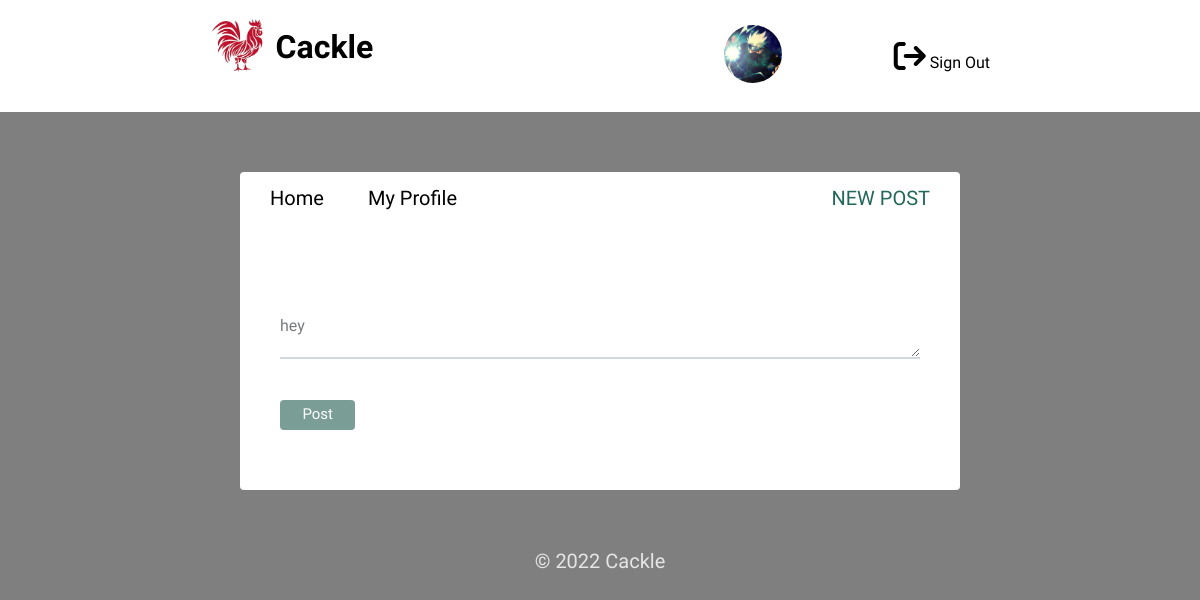
Page /edit_post/14/ (signed in) on the earlier database version.
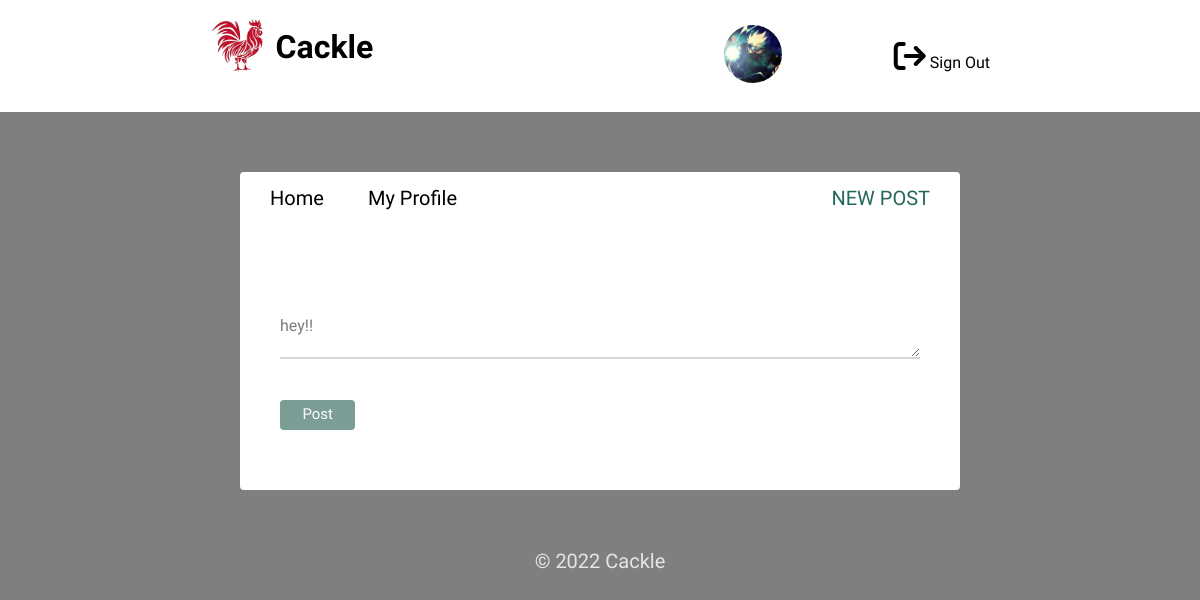
Same page on the later database version.
### SocialMedia/models.py (models this page shows, shortened)
class Profile(models.Model):
    user = models.OneToOneField(User, on_delete=models.CASCADE)
    image = models.ImageField(upload_to='avatares' ,default="default.png", blank=True)

class Post(models.Model):
    user = models.ForeignKey(User, on_delete=models.CASCADE, related_name='posts')
    timestamp = models.DateTimeField(default=timezone.now)
    content = models.TextField()
    class Meta:
        ordering = ['-timestamp'] #ordenar en orden asc

### SocialMedia/views.py (the view)
# urls.py: path('edit_post/<int:id_post>/', edit_post, name='edit_post'),
@login_required
def edit_post(request, id_post):
    post = Post.objects.filter(id=id_post).first()
    form = PostForm(instance=post)
    return render(request, 'edit_post.html', {'form':form, 'post':post})

### SocialMedia/forms.py
class PostForm(forms.ModelForm):
    content = forms.CharField(label='', widget=forms.Textarea(attrs={'rows':2,'placeholder':'Que estas pensando?'}),required=True)
    class Meta:
        model = Post
        fields = ['content'] #asociamos el form a el modelo

### SocialMedia/templates/edit_post.html
{% extends 'layout.html' %}
{% block content %}
<form action="{% url 'update_post' post.id %}" method="POST"> {% csrf_token %}
    {{ form.as_p }}
    <button type="submit" class="post">Post</button>
</form>
{% endblock %}

### SocialMedia/templates/layout.html (shortened to what this page needs)
{% load static %}
<!DOCTYPE html>
<html lang="en">
<head>
	<link rel="stylesheet" type="text/css" href="{% static 'normalize.css' %}">
	<link rel="stylesheet" type="text/css" href="{% static 'style.css' %}">
</head>
<body>
	{% include 'loader.html' %}
	<header class="main-head">
		<nav class="main">
			<a href="{% url 'feed' %}"><img src="{% static 'cackle.png' %}" alt="logo_cackle" id="logo-cackle"></a>
			<a href="{% url 'feed' %}"><h1 id="logo">Cackle</h1></a>
			<ul>
				{% if request.user.is_authenticated %}
				<li><a href="{% url 'profile'%}"><img src="{{ request.user.profile.image.url}}"  id="avatar"></a></li>
				<li><a href="{% url 'logout' %}" class="logout"><i class="fa-solid fa-arrow-right-from-bracket fa-2x"></i> Sign Out</a></li>
				{% else %}
				<li id="login-opc"><a href="{% url 'login' %}" class="login"><i class="fa-solid fa-arrow-right-to-bracket fa-2x"></i> Sign In</a></li>
				<li><a href="{% url 'register' %}" class="register"><i class="fa-solid fa-user-plus fa-2x"></i> Sign Up</a></li>
				{% endif %}
			</ul>
		</nav>
	</header>
	<main class="main">
		<nav class="second-nav">
			<a class="feed" href="{% url 'feed' %}">Home</a>
			{% if request.user.is_authenticated %}
			<a class="profile" href="{% url 'profile' %}">My Profile</a>
			<a class="new" href="{% url 'post' %}">New Post</a>
			{% endif %}
		</nav>
		{% block content %}
		{% endblock content %}
	</main>
	<footer>
		<div class="row">
			<p><a target="_blank" href="https://github.com/MasterOnly23">&#169 2022 Cackle</a></p>
		</div>
	</footer>
</body>
</html>

### SocialMedia/templates/loader.html (shortened to what this page needs)
{% load static %}
<link rel="stylesheet" href="{% static 'cargador.css' %}">

### SocialMedia/static/style.css (style rules this page uses)
body { background-color: rgba(0,0,0,0.5); font-size: 62.5%; font-family: 'Varela Round', Helvetica, Arial, serif; }
p { font-size: 1rem; }
button { font-size: 1rem; color: white; padding: 0.4rem 1.4rem; border: none; background: #7A9D96; border-radius: 4px; cursor: pointer; }
img { object-fit: cover; }
.main-head { background: white; color: black; }
nav.main { min-height: 6vh; display: flex; width: 65%; margin: auto; align-items: center; padding: 0.5rem; }
nav.main ul { display: flex; flex: 1 1 40rem; justify-content: flex-end; align-items: center; list-style: none; }
#avatar { height: 58px; width: 58px; margin-right: 7rem; border-radius: 50%; }
#logo { flex: 2 1 40rem; }
.main-head .main a img { width: 3.5rem; margin-right: 0.6rem; }
a { font-size: 1rem; text-decoration: none; color: black; padding-bottom: 1rem; }
.main { background: white; width: 60%; margin: 5% auto; border-radius: 4px; padding-bottom: 20px; }
.second-nav { display: flex; padding: 15px 30px; }
.second-nav .feed { flex: 1 1 30px; font-size: 20px; }
.second-nav .profile { flex: 1 1 30px; font-size: 20px; }
.second-nav .new { flex: 6 1 5rem; text-align: right; text-transform: uppercase; color: #23685a; font-size: 20px; }
.post { font-size: .94rem; }
.profile { display: flex; align-items: center; flex-direction: column; }
form { margin: 0; padding: 40px; font-size: 1rem; }
textarea { width: 100%; border: 0; border-bottom: 2px solid #D3D8DC; outline: 0; background: #fff; padding: 20px 0 4px; margin: 0 0 20px; color: #777B7E; max-width: 100%; min-width: 100%; }
footer { color: white; text-align: center; font-size: .875em; margin: 40px 0; }
footer p { opacity: .8; }
footer p a { color: white; font-size: 20px; }

Differences in the rows shown:
changed Post: content "hey" → "hey!!"
